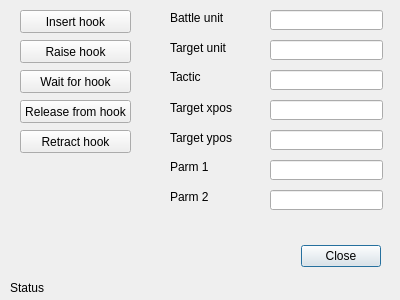
<?xml version="1.0" encoding="UTF-8"?>
<ui version="4.0">
 <class>DialogExternalAI</class>
 <widget class="QDialog" name="DialogExternalAI">
  <property name="geometry">
   <rect>
    <x>0</x>
    <y>0</y>
    <width>400</width>
    <height>300</height>
   </rect>
  </property>
  <property name="windowTitle">
   <string>Dialog</string>
  </property>
  <widget class="QDialogButtonBox" name="buttonBox">
   <property name="geometry">
    <rect>
     <x>20</x>
     <y>240</y>
     <width>361</width>
     <height>32</height>
    </rect>
   </property>
   <property name="orientation">
    <enum>Qt::Horizontal</enum>
   </property>
   <property name="standardButtons">
    <set>QDialogButtonBox::Close</set>
   </property>
  </widget>
  <widget class="QPushButton" name="pushButton_InsertHook">
   <property name="geometry">
    <rect>
     <x>20</x>
     <y>10</y>
     <width>111</width>
     <height>23</height>
    </rect>
   </property>
   <property name="text">
    <string>Insert hook</string>
   </property>
  </widget>
  <widget class="QPushButton" name="pushButton_RaiseHook">
   <property name="geometry">
    <rect>
     <x>20</x>
     <y>40</y>
     <width>111</width>
     <height>23</height>
    </rect>
   </property>
   <property name="text">
    <string>Raise hook</string>
   </property>
  </widget>
  <widget class="QPushButton" name="pushButton_WaitForHook">
   <property name="geometry">
    <rect>
     <x>20</x>
     <y>70</y>
     <width>111</width>
     <height>23</height>
    </rect>
   </property>
   <property name="text">
    <string>Wait for hook</string>
   </property>
  </widget>
  <widget class="QPushButton" name="pushButton_RetractHook">
   <property name="geometry">
    <rect>
     <x>20</x>
     <y>130</y>
     <width>111</width>
     <height>23</height>
    </rect>
   </property>
   <property name="text">
    <string>Retract hook</string>
   </property>
  </widget>
  <widget class="QPushButton" name="pushButton_ReleaseHook">
   <property name="geometry">
    <rect>
     <x>20</x>
     <y>100</y>
     <width>111</width>
     <height>23</height>
    </rect>
   </property>
   <property name="text">
    <string>Release from hook</string>
   </property>
  </widget>
  <widget class="QLineEdit" name="lineEdit_BattleUnitNr">
   <property name="geometry">
    <rect>
     <x>270</x>
     <y>10</y>
     <width>113</width>
     <height>20</height>
    </rect>
   </property>
  </widget>
  <widget class="QLineEdit" name="lineEdit_TargetBattleUnitNr">
   <property name="geometry">
    <rect>
     <x>270</x>
     <y>40</y>
     <width>113</width>
     <height>20</height>
    </rect>
   </property>
  </widget>
  <widget class="QLineEdit" name="lineEdit_Tactic">
   <property name="geometry">
    <rect>
     <x>270</x>
     <y>70</y>
     <width>113</width>
     <height>20</height>
    </rect>
   </property>
  </widget>
  <widget class="QLabel" name="label">
   <property name="geometry">
    <rect>
     <x>170</x>
     <y>10</y>
     <width>71</width>
     <height>16</height>
    </rect>
   </property>
   <property name="text">
    <string>Battle unit</string>
   </property>
  </widget>
  <widget class="QLabel" name="label_2">
   <property name="geometry">
    <rect>
     <x>170</x>
     <y>40</y>
     <width>71</width>
     <height>16</height>
    </rect>
   </property>
   <property name="text">
    <string>Target unit</string>
   </property>
  </widget>
  <widget class="QLabel" name="label_3">
   <property name="geometry">
    <rect>
     <x>170</x>
     <y>70</y>
     <width>46</width>
     <height>13</height>
    </rect>
   </property>
   <property name="text">
    <string>Tactic</string>
   </property>
  </widget>
  <widget class="QLineEdit" name="lineEdit_TargetXpos">
   <property name="geometry">
    <rect>
     <x>270</x>
     <y>100</y>
     <width>113</width>
     <height>20</height>
    </rect>
   </property>
  </widget>
  <widget class="QLabel" name="label_4">
   <property name="geometry">
    <rect>
     <x>170</x>
     <y>100</y>
     <width>71</width>
     <height>16</height>
    </rect>
   </property>
   <property name="text">
    <string>Target xpos</string>
   </property>
  </widget>
  <widget class="QLineEdit" name="lineEdit_TargetYpos">
   <property name="geometry">
    <rect>
     <x>270</x>
     <y>130</y>
     <width>113</width>
     <height>20</height>
    </rect>
   </property>
  </widget>
  <widget class="QLabel" name="label_5">
   <property name="geometry">
    <rect>
     <x>170</x>
     <y>130</y>
     <width>71</width>
     <height>16</height>
    </rect>
   </property>
   <property name="text">
    <string>Target ypos</string>
   </property>
  </widget>
  <widget class="QLineEdit" name="lineEdit_Parm1">
   <property name="geometry">
    <rect>
     <x>270</x>
     <y>160</y>
     <width>113</width>
     <height>20</height>
    </rect>
   </property>
  </widget>
  <widget class="QLabel" name="label_6">
   <property name="geometry">
    <rect>
     <x>170</x>
     <y>160</y>
     <width>46</width>
     <height>13</height>
    </rect>
   </property>
   <property name="text">
    <string>Parm 1</string>
   </property>
  </widget>
  <widget class="QLineEdit" name="lineEdit_Parm2">
   <property name="geometry">
    <rect>
     <x>270</x>
     <y>190</y>
     <width>113</width>
     <height>20</height>
    </rect>
   </property>
  </widget>
  <widget class="QLabel" name="label_7">
   <property name="geometry">
    <rect>
     <x>170</x>
     <y>190</y>
     <width>46</width>
     <height>13</height>
    </rect>
   </property>
   <property name="text">
    <string>Parm 2</string>
   </property>
  </widget>
  <widget class="QLabel" name="label_Status">
   <property name="geometry">
    <rect>
     <x>10</x>
     <y>280</y>
     <width>381</width>
     <height>16</height>
    </rect>
   </property>
   <property name="text">
    <string>Status</string>
   </property>
  </widget>
 </widget>
 <resources/>
 <connections>
  <connection>
   <sender>buttonBox</sender>
   <signal>accepted()</signal>
   <receiver>DialogExternalAI</receiver>
   <slot>accept()</slot>
   <hints>
    <hint type="sourcelabel">
     <x>248</x>
     <y>254</y>
    </hint>
    <hint type="destinationlabel">
     <x>157</x>
     <y>274</y>
    </hint>
   </hints>
  </connection>
  <connection>
   <sender>buttonBox</sender>
   <signal>rejected()</signal>
   <receiver>DialogExternalAI</receiver>
   <slot>reject()</slot>
   <hints>
    <hint type="sourcelabel">
     <x>316</x>
     <y>260</y>
    </hint>
    <hint type="destinationlabel">
     <x>286</x>
     <y>274</y>
    </hint>
   </hints>
  </connection>
 </connections>
</ui>
